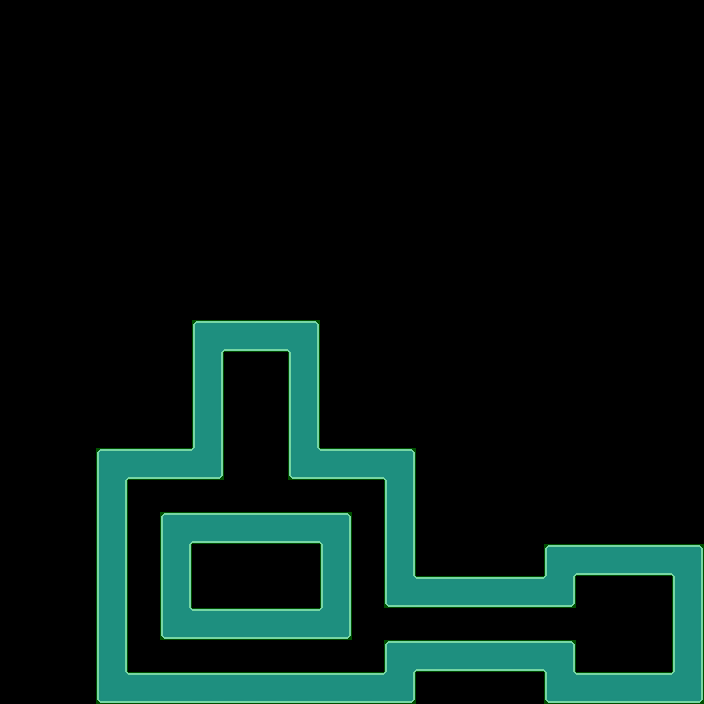

The image is a tile-based game level rendered from a .tmx file. Its description and complete source (layers, tilesets, objects, tile grids) follow:
An orthogonal 22x22 tile map with 32x32 px tiles, 2 tile layers (Parede, Colisor), 2 tilesets.

<map version="1.2" tiledversion="1.2.2" orientation="orthogonal" renderorder="right-down" width="22" height="22" tilewidth="32" tileheight="32" infinite="0" nextlayerid="3" nextobjectid="1">
 <tileset firstgid="1" name="Tileset PNG.fw" tilewidth="32" tileheight="32" tilecount="144" columns="12">
  <image source="../../Images/Tileset/Tileset PNG.fw.png" width="384" height="384" />
 </tileset>
 <tileset firstgid="145" source="../ColisorImage.tsx" />
 <layer id="1" name="Parede" width="22" height="22">
  <data encoding="csv">
0,0,0,0,0,0,0,0,0,0,0,0,0,0,0,0,0,0,0,0,0,0,
0,0,0,0,0,0,0,0,0,0,0,0,0,0,0,0,0,0,0,0,0,0,
0,0,0,0,0,0,0,0,0,0,0,0,0,0,0,0,0,0,0,0,0,0,
0,0,0,0,0,0,0,0,0,0,0,0,0,0,0,0,0,0,0,0,0,0,
0,0,0,0,0,0,0,0,0,0,0,0,0,0,0,0,0,0,0,0,0,0,
0,0,0,0,0,0,0,0,0,0,0,0,0,0,0,0,0,0,0,0,0,0,
0,0,0,0,0,0,0,0,0,0,0,0,0,0,0,0,0,0,0,0,0,0,
0,0,0,0,0,0,0,0,0,0,0,0,0,0,0,0,0,0,0,0,0,0,
0,0,0,0,0,0,0,0,0,0,0,0,0,0,0,0,0,0,0,0,0,0,
0,0,0,0,0,0,0,0,0,0,0,0,0,0,0,0,0,0,0,0,0,0,
0,0,0,0,0,0,49,50,50,51,0,0,0,0,0,0,0,0,0,0,0,0,
0,0,0,0,0,0,63,133,133,63,0,0,0,0,0,0,0,0,0,0,0,0,
0,0,0,0,0,0,63,133,133,63,0,0,0,0,0,0,0,0,0,0,0,0,
0,0,0,0,0,0,61,41,41,63,0,0,0,0,0,0,0,0,0,0,0,0,
0,0,0,49,50,50,75,14,133,73,50,50,51,0,0,0,0,0,0,0,0,0,
0,0,0,61,14,14,14,14,14,14,14,14,63,0,0,0,0,0,0,0,0,0,
0,0,0,61,14,49,50,50,50,50,51,14,63,0,0,0,0,0,0,0,0,0,
0,0,0,61,14,61,14,14,14,14,63,14,63,0,0,0,0,49,50,50,50,51,
0,0,0,61,14,61,14,14,14,14,63,14,73,50,50,50,50,75,14,14,14,63,
0,0,0,61,14,73,74,74,74,74,75,14,14,14,14,14,14,14,14,14,14,63,
0,0,0,61,14,14,14,14,14,14,14,14,49,74,74,74,74,51,14,14,14,63,
0,0,0,73,74,74,74,74,74,74,74,74,75,0,0,0,0,73,74,74,74,75
</data>
 </layer>
 <layer id="2" name="Colisor" width="22" height="22" opacity="0.31">
  <data encoding="csv">
0,0,0,0,0,0,0,0,0,0,0,0,0,0,0,0,0,0,0,0,0,0,
0,0,0,0,0,0,0,0,0,0,0,0,0,0,0,0,0,0,0,0,0,0,
0,0,0,0,0,0,0,0,0,0,0,0,0,0,0,0,0,0,0,0,0,0,
0,0,0,0,0,0,0,0,0,0,0,0,0,0,0,0,0,0,0,0,0,0,
0,0,0,0,0,0,0,0,0,0,0,0,0,0,0,0,0,0,0,0,0,0,
0,0,0,0,0,0,0,0,0,0,0,0,0,0,0,0,0,0,0,0,0,0,
0,0,0,0,0,0,0,0,0,0,0,0,0,0,0,0,0,0,0,0,0,0,
0,0,0,0,0,0,0,0,0,0,0,0,0,0,0,0,0,0,0,0,0,0,
0,0,0,0,0,0,0,0,0,0,0,0,0,0,0,0,0,0,0,0,0,0,
0,0,0,0,0,0,0,0,0,0,0,0,0,0,0,0,0,0,0,0,0,0,
0,0,0,0,0,0,145,145,145,145,0,0,0,0,0,0,0,0,0,0,0,0,
0,0,0,0,0,0,145,0,0,145,0,0,0,0,0,0,0,0,0,0,0,0,
0,0,0,0,0,0,145,0,0,145,0,0,0,0,0,0,0,0,0,0,0,0,
0,0,0,0,0,0,145,0,0,145,0,0,0,0,0,0,0,0,0,0,0,0,
0,0,0,145,145,145,145,0,0,145,145,145,145,0,0,0,0,0,0,0,0,0,
0,0,0,145,0,0,0,0,0,0,0,0,145,0,0,0,0,0,0,0,0,0,
0,0,0,145,0,145,145,145,145,145,145,0,145,0,0,0,0,0,0,0,0,0,
0,0,0,145,0,145,0,0,0,0,145,0,145,0,0,0,0,145,145,145,145,145,
0,0,0,145,0,145,0,0,0,0,145,0,145,145,145,145,145,145,0,0,0,145,
0,0,0,145,0,145,145,145,145,145,145,0,0,0,0,0,0,0,0,0,0,145,
0,0,0,145,0,0,0,0,0,0,0,0,145,145,145,145,145,145,0,0,0,145,
0,0,0,145,145,145,145,145,145,145,145,145,145,0,0,0,0,145,145,145,145,145
</data>
 </layer>
</map>
